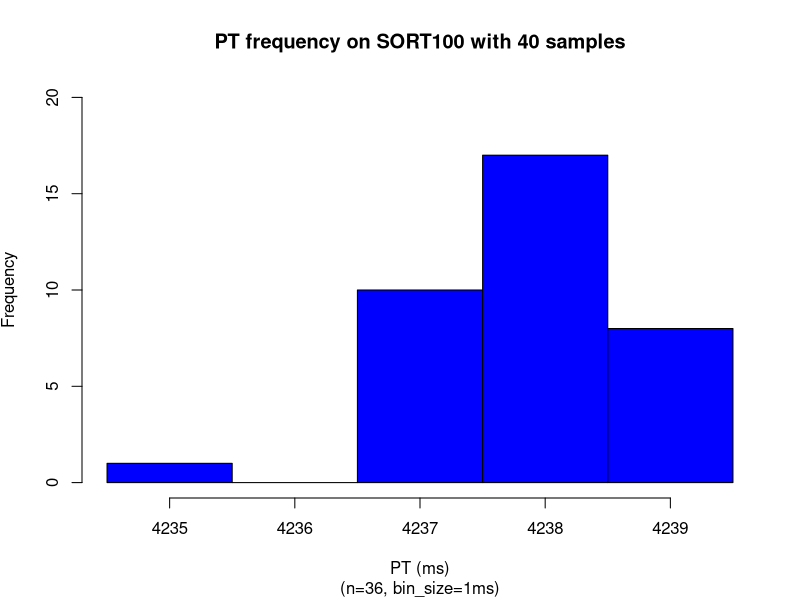
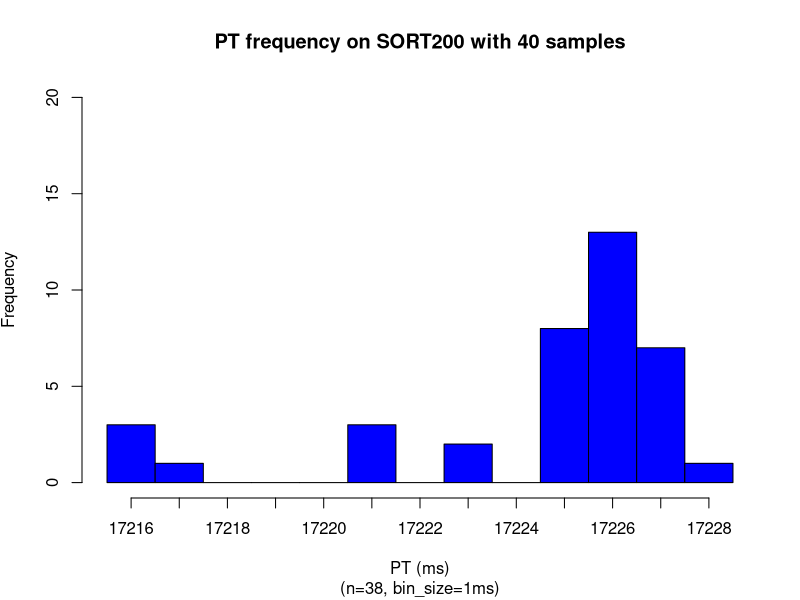
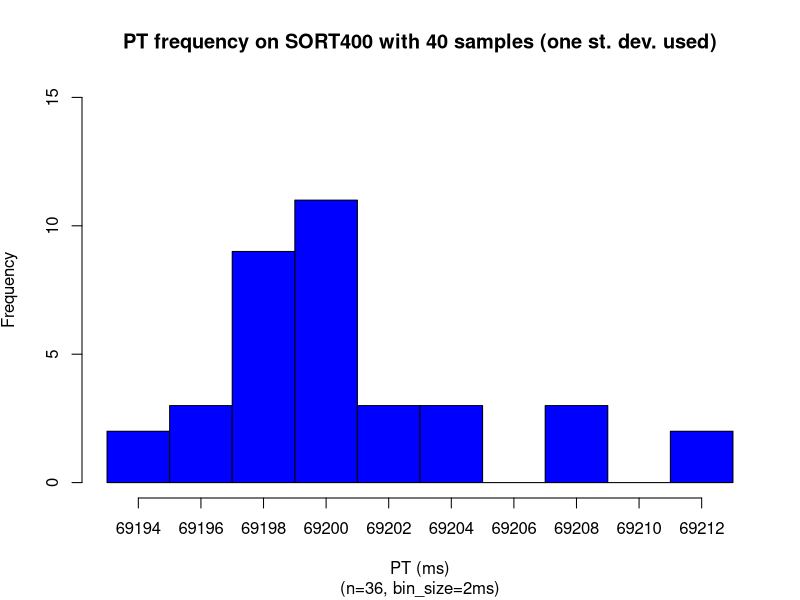
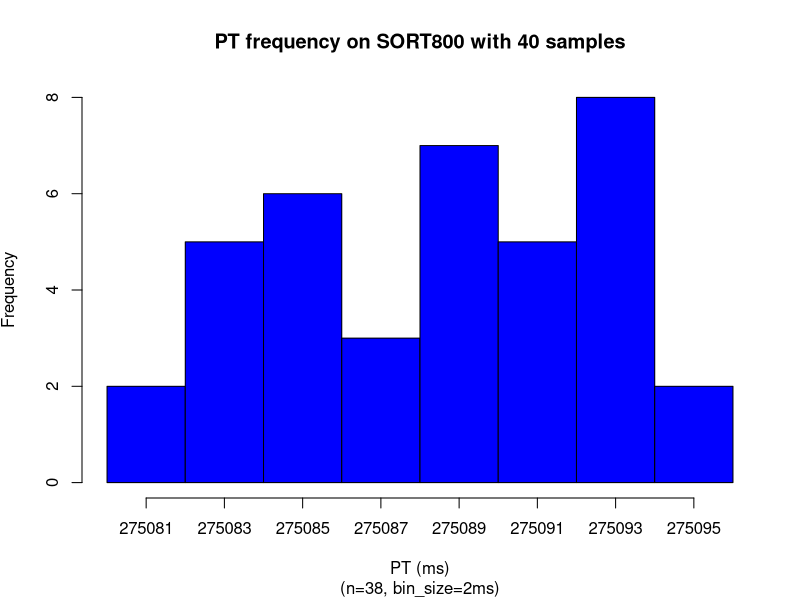
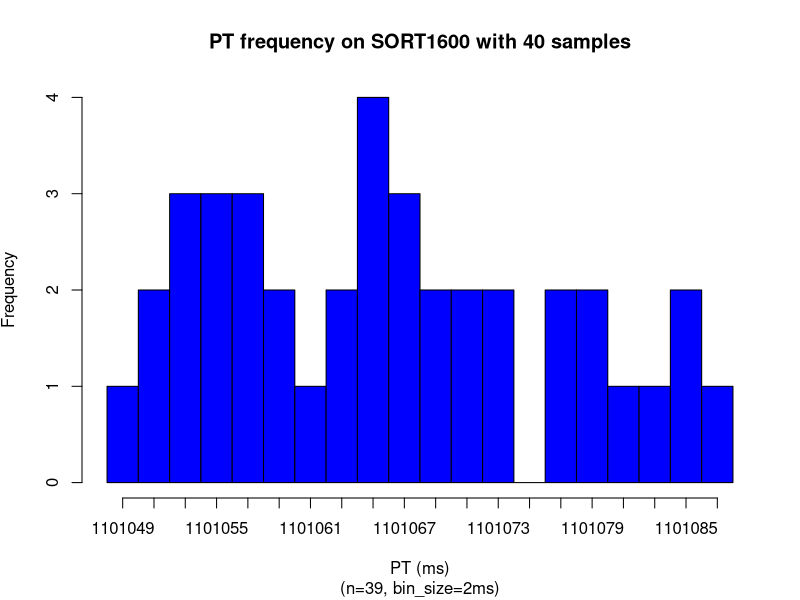
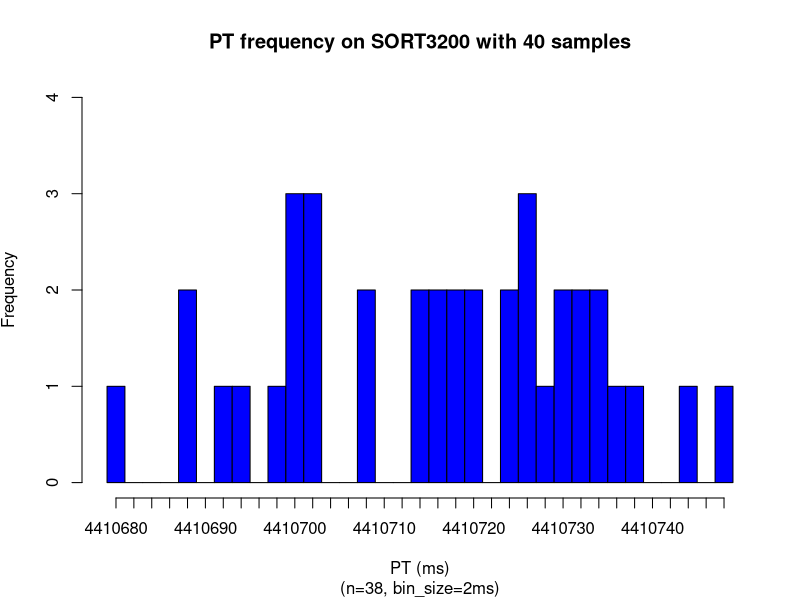

Here is the R script that generated these plots, in order:
### SORT10
numSamples <- 40
x = read.csv(file="SORT100.dat",head=TRUE,sep="\t")
x <- subset(x, x$ITERNUM <= numSamples)
setEPS()
postscript("sort100_dist.eps")
binsize=1
#x <- subset(x, x$ITERNUM != 9394)
x_up = mean(x$PRTIME) + 2*sd(x$PRTIME)
x_dn = mean(x$PRTIME) - 2*sd(x$PRTIME)
x = subset(x, x$PRTIME >= x_dn & x$PRTIME <= x_up)
xmin <-min(x$PRTIME)
xmax <-max(x$PRTIME)
xmin
xmax
nbins <- ceiling((xmax-xmin) / binsize)
h = hist(x$PRTIME, right=F, breaks=seq(xmin,xmax+binsize,binsize),plot=F)
xmin <-min(x$PRTIME)
xmax <-max(x$PRTIME)
ymax <- max(h$counts)
ymax <- ceiling(ymax/100)*100
ymax <- 20
plot(h, xaxt='n', freq=TRUE,ylim=c(0,ymax), col="blue", main='PT frequency on SORT100 with 40 samples', 
sub=paste("(n=",nrow(x),", bin_size=",binsize,"ms)",sep=""), 
xlab='PT (ms)', ylab=expression('Frequency'))
#axis(side=1,at=seq(min(h$mids),max(h$mids)+binsize,binsize),labels=seq(ceiling(min(h$mids)),ceiling(max(h$mids))+binsize,binsize))
axis(side=1,at=h$mids,labels=seq(xmin,xmax,1))
dev.off()

x = read.csv(file="SORT200.dat",head=TRUE,sep="\t")
x <- subset(x, x$ITERNUM <= numSamples)
setEPS()
postscript("sort200_dist.eps")
binsize=1
#x <- subset(x, x$ITERNUM != 9394)
x_up = mean(x$PRTIME) + 2*sd(x$PRTIME)
x_dn = mean(x$PRTIME) - 2*sd(x$PRTIME)
x = subset(x, x$PRTIME >= x_dn & x$PRTIME <= x_up)
xmin <-min(x$PRTIME)
xmax <-max(x$PRTIME)
xmin
xmax
nbins <- ceiling((xmax-xmin) / binsize)
h = hist(x$PRTIME, right=F, breaks=seq(xmin,xmax+binsize,binsize),plot=F)
xmin <-min(x$PRTIME)
xmax <-max(x$PRTIME)
ymax <- max(h$counts)
ymax <- ceiling(ymax/100)*100
ymax <- 20
plot(h, xaxt='n', freq=TRUE,ylim=c(0,ymax), col="blue", main='PT frequency on SORT200 with 40 samples', 
sub=paste("(n=",nrow(x),", bin_size=",binsize,"ms)",sep=""), 
xlab='PT (ms)', ylab=expression('Frequency'))
#axis(side=1,at=seq(min(h$mids),max(h$mids)+binsize,binsize),labels=seq(ceiling(min(h$mids)),ceiling(max(h$mids))+binsize,binsize))
axis(side=1,at=h$mids,labels=seq(xmin,xmax,1))
dev.off()

x = read.csv(file="SORT400.dat",head=TRUE,sep="\t")
x <- subset(x, x$ITERNUM <= numSamples)
setEPS()
postscript("sort400_dist.eps")
binsize=2
#x <- subset(x, x$ITERNUM != 9394)
x_up = mean(x$PRTIME) + 1*sd(x$PRTIME)
x_dn = mean(x$PRTIME) - 1*sd(x$PRTIME)
x = subset(x, x$PRTIME >= x_dn & x$PRTIME <= x_up)
xmin <-min(x$PRTIME)
xmax <-max(x$PRTIME)
xmin
xmax
nbins <- ceiling((xmax-xmin) / binsize)
h = hist(x$PRTIME, right=F, breaks=seq(xmin,xmax+binsize,binsize),plot=F)
xmin <-min(x$PRTIME)
xmax <-max(x$PRTIME)
ymax <- max(h$counts)
ymax
#ymax <- ceiling(ymax/100)*100
ymax <- 15
plot(h, xaxt='n', freq=TRUE,ylim=c(0,ymax), col="blue", main='PT frequency on SORT400 with 40 samples (one st. dev. used)', 
sub=paste("(n=",nrow(x),", bin_size=",binsize,"ms)",sep=""), 
xlab='PT (ms)', ylab=expression('Frequency'))
axis(side=1,at=h$mids,labels=seq(xmin,xmax,binsize))
dev.off()

x = read.csv(file="SORT800.dat",head=TRUE,sep="\t")
x <- subset(x, x$ITERNUM <= numSamples)
setEPS()
postscript("sort800_dist.eps")
binsize=2
#x <- subset(x, x$ITERNUM != 9394)
x_up = mean(x$PRTIME) + 2*sd(x$PRTIME)
x_dn = mean(x$PRTIME) - 2*sd(x$PRTIME)
x = subset(x, x$PRTIME >= x_dn & x$PRTIME <= x_up)
xmin <-min(x$PRTIME)
xmax <-max(x$PRTIME)
xmin
xmax
nbins <- ceiling((xmax-xmin) / binsize)
h = hist(x$PRTIME, right=F, breaks=seq(xmin,xmax+binsize,binsize),plot=F)
xmin <-min(x$PRTIME)
xmax <-max(x$PRTIME)
ymax <- max(h$counts)
ymax
#ymax <- ceiling(ymax/100)*100
ymax <- 8
plot(h, xaxt='n', freq=TRUE,ylim=c(0,ymax), col="blue", main='PT frequency on SORT800 with 40 samples', 
sub=paste("(n=",nrow(x),", bin_size=",binsize,"ms)",sep=""), 
xlab='PT (ms)', ylab=expression('Frequency'))
axis(side=1,at=h$mids,labels=seq(xmin,xmax,binsize))
dev.off()

x = read.csv(file="SORT1600.dat",head=TRUE,sep="\t")
x <- subset(x, x$ITERNUM <= numSamples)
setEPS()
postscript("sort1600_dist.eps")
binsize=2
#x <- subset(x, x$ITERNUM != 9394)
x_up = mean(x$PRTIME) + 2*sd(x$PRTIME)
x_dn = mean(x$PRTIME) - 2*sd(x$PRTIME)
x = subset(x, x$PRTIME >= x_dn & x$PRTIME <= x_up)
xmin <-min(x$PRTIME)
xmax <-max(x$PRTIME)
xmin
xmax
nbins <- ceiling((xmax-xmin) / binsize)
h = hist(x$PRTIME, right=F, breaks=seq(xmin,xmax+binsize,binsize),plot=F)
xmin <-min(x$PRTIME)
xmax <-max(x$PRTIME)
ymax <- max(h$counts)
ymax
#ymax <- ceiling(ymax/100)*100
ymax <- 4
plot(h, xaxt='n', freq=TRUE,ylim=c(0,ymax), col="blue", main='PT frequency on SORT1600 with 40 samples', 
sub=paste("(n=",nrow(x),", bin_size=",binsize,"ms)",sep=""), 
xlab='PT (ms)', ylab=expression('Frequency'))
axis(side=1,at=h$mids,labels=seq(xmin,xmax,binsize))
dev.off()

x = read.csv(file="SORT3200.dat",head=TRUE,sep="\t")
x <- subset(x, x$ITERNUM <= numSamples)
setEPS()
postscript("sort3200_dist.eps")
binsize=2
x <- subset(x, x$ITERNUM != 3 | x$ITERNUM != 6 | x$ITERNUM != 10)
x_up = mean(x$PRTIME) + 2*sd(x$PRTIME)
x_dn = mean(x$PRTIME) - 2*sd(x$PRTIME)
x = subset(x, x$PRTIME >= x_dn & x$PRTIME <= x_up)
xmin <-min(x$PRTIME)
xmax <-max(x$PRTIME)
xmin
xmax
nbins <- ceiling((xmax-xmin) / binsize)
h = hist(x$PRTIME, right=F, breaks=seq(xmin,xmax+binsize,binsize),plot=F)
xmin <-min(x$PRTIME)
xmax <-max(x$PRTIME)
ymax <- max(h$counts)
ymax
#ymax <- ceiling(ymax/100)*100
ymax <- 4
plot(h, xaxt='n', freq=TRUE,ylim=c(0,ymax), col="blue", main='PT frequency on SORT3200 with 40 samples', 
sub=paste("(n=",nrow(x),", bin_size=",binsize,"ms)",sep=""), 
xlab='PT (ms)', ylab=expression('Frequency'))
axis(side=1,at=h$mids,labels=seq(xmin,xmax,binsize))
dev.off()
